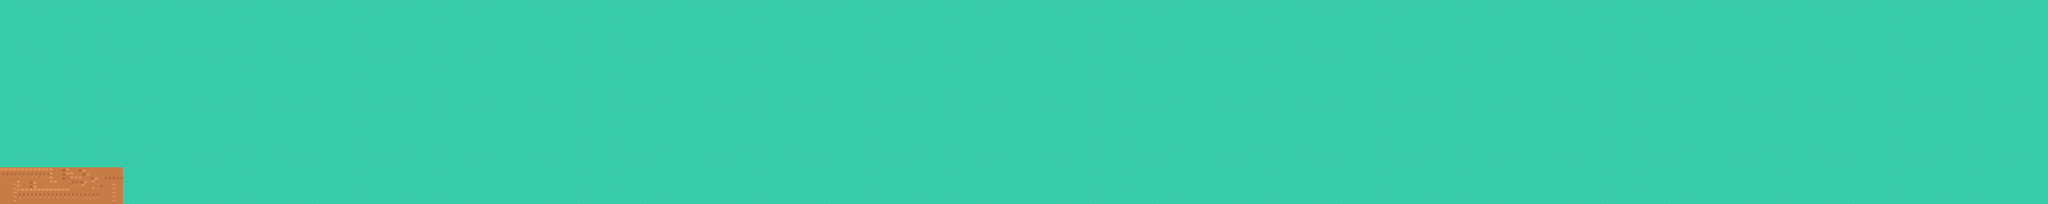

The image is a tile-based game level rendered from a .tmx file. Its description and source (layers, tilesets, objects; grid data summarised) follow:
An orthogonal 500x50 tile map with 16x16 px tiles, 1 tile layer (Tile Layer 1).

<map version="1.4" tiledversion="1.4.3" orientation="orthogonal" renderorder="right-down" width="500" height="50" tilewidth="16" tileheight="16" infinite="0" nextlayerid="2" nextobjectid="1">
 <tileset firstgid="1" name="tileset" tilewidth="16" tileheight="16" spacing="1" margin="1" tilecount="726" columns="33">
  <image source="tileset.png" width="576" height="384" />
  <tile id="396">
   <properties>
    <property name="blocked" type="int" value="0" />
   </properties>
  </tile>
  <tile id="397">
   <properties>
    <property name="blocked" type="int" value="0" />
   </properties>
  </tile>
  <tile id="398">
   <properties>
    <property name="blocked" type="int" value="0" />
   </properties>
  </tile>
  <tile id="399">
   <properties>
    <property name="blocked" type="int" value="0" />
   </properties>
  </tile>
  <tile id="400">
   <properties>
    <property name="blocked" type="int" value="0" />
   </properties>
  </tile>
  <tile id="401">
   <properties>
    <property name="blocked" type="int" value="0" />
   </properties>
  </tile>
  <tile id="402">
   <properties>
    <property name="blocked" type="int" value="0" />
   </properties>
  </tile>
  <tile id="403">
   <properties>
    <property name="blocked" type="int" value="0" />
   </properties>
  </tile>
  <tile id="404">
   <properties>
    <property name="blocked" type="int" value="0" />
   </properties>
  </tile>
  <tile id="405">
   <properties>
    <property name="blocked" type="int" value="0" />
   </properties>
  </tile>
  <tile id="406">
   <properties>
    <property name="blocked" type="int" value="0" />
   </properties>
  </tile>
  <tile id="429">
   <properties>
    <property name="blocked" type="int" value="0" />
   </properties>
  </tile>
  <tile id="430">
   <properties>
    <property name="blocked" type="int" value="0" />
   </properties>
  </tile>
  <tile id="431">
   <properties>
    <property name="blocked" type="int" value="0" />
   </properties>
  </tile>
  <tile id="432">
   <properties>
    <property name="blocked" type="int" value="0" />
   </properties>
  </tile>
  <tile id="433">
   <properties>
    <property name="blocked" type="int" value="0" />
   </properties>
  </tile>
  <tile id="434">
   <properties>
    <property name="blocked" type="int" value="0" />
   </properties>
  </tile>
  <tile id="435">
   <properties>
    <property name="blocked" type="int" value="0" />
   </properties>
  </tile>
  <tile id="436">
   <properties>
    <property name="blocked" type="int" value="0" />
   </properties>
  </tile>
  <tile id="437">
   <properties>
    <property name="blocked" type="int" value="0" />
   </properties>
  </tile>
  <tile id="438">
   <properties>
    <property name="blocked" type="int" value="0" />
   </properties>
  </tile>
  <tile id="439">
   <properties>
    <property name="blocked" type="int" value="0" />
   </properties>
  </tile>
  <tile id="462">
   <properties>
    <property name="blocked" type="int" value="0" />
   </properties>
  </tile>
  <tile id="463">
   <properties>
    <property name="blocked" type="int" value="0" />
   </properties>
  </tile>
  <tile id="464">
   <properties>
    <property name="blocked" type="int" value="0" />
   </properties>
  </tile>
  <tile id="465">
   <properties>
    <property name="blocked" type="int" value="0" />
   </properties>
  </tile>
  <tile id="466">
   <properties>
    <property name="blocked" type="int" value="0" />
   </properties>
  </tile>
  <tile id="467">
   <properties>
    <property name="blocked" type="int" value="0" />
   </properties>
  </tile>
  <tile id="468">
   <properties>
    <property name="blocked" type="int" value="0" />
   </properties>
  </tile>
  <tile id="469">
   <properties>
    <property name="blocked" type="int" value="0" />
   </properties>
  </tile>
  <tile id="470">
   <properties>
    <property name="blocked" type="int" value="0" />
   </properties>
  </tile>
  <tile id="471">
   <properties>
    <property name="blocked" type="int" value="0" />
   </properties>
  </tile>
  <tile id="472">
   <properties>
    <property name="blocked" type="int" value="0" />
   </properties>
  </tile>
  <tile id="495">
   <properties>
    <property name="blocked" type="int" value="0" />
   </properties>
  </tile>
  <tile id="496">
   <properties>
    <property name="blocked" type="int" value="0" />
   </properties>
  </tile>
  <tile id="497">
   <properties>
    <property name="blocked" type="int" value="0" />
   </properties>
  </tile>
  <tile id="498">
   <properties>
    <property name="blocked" type="int" value="0" />
   </properties>
  </tile>
  <tile id="499">
   <properties>
    <property name="blocked" type="int" value="0" />
   </properties>
  </tile>
  <tile id="500">
   <properties>
    <property name="blocked" type="int" value="0" />
   </properties>
  </tile>
  <tile id="501">
   <properties>
    <property name="blocked" type="int" value="0" />
   </properties>
  </tile>
  <tile id="502">
   <properties>
    <property name="blocked" type="int" value="0" />
   </properties>
  </tile>
  <tile id="503">
   <properties>
    <property name="blocked" type="int" value="0" />
   </properties>
  </tile>
  <tile id="504">
   <properties>
    <property name="blocked" type="int" value="0" />
   </properties>
  </tile>
  <tile id="505">
   <properties>
    <property name="blocked" type="int" value="0" />
   </properties>
  </tile>
  <tile id="528">
   <properties>
    <property name="blocked" type="int" value="0" />
   </properties>
  </tile>
  <tile id="529">
   <properties>
    <property name="blocked" type="int" value="0" />
   </properties>
  </tile>
  <tile id="530">
   <properties>
    <property name="blocked" type="int" value="0" />
   </properties>
  </tile>
  <tile id="531">
   <properties>
    <property name="blocked" type="int" value="0" />
   </properties>
  </tile>
  <tile id="532">
   <properties>
    <property name="blocked" type="int" value="0" />
   </properties>
  </tile>
  <tile id="533">
   <properties>
    <property name="blocked" type="int" value="0" />
   </properties>
  </tile>
  <tile id="534">
   <properties>
    <property name="blocked" type="int" value="0" />
   </properties>
  </tile>
  <tile id="535">
   <properties>
    <property name="blocked" type="int" value="0" />
   </properties>
  </tile>
  <tile id="536">
   <properties>
    <property name="blocked" type="int" value="0" />
   </properties>
  </tile>
  <tile id="537">
   <properties>
    <property name="blocked" type="int" value="0" />
   </properties>
  </tile>
  <tile id="538">
   <properties>
    <property name="blocked" type="int" value="0" />
   </properties>
  </tile>
  <tile id="561">
   <properties>
    <property name="blocked" type="int" value="0" />
   </properties>
  </tile>
  <tile id="562">
   <properties>
    <property name="blocked" type="int" value="0" />
   </properties>
  </tile>
  <tile id="563">
   <properties>
    <property name="blocked" type="int" value="0" />
   </properties>
  </tile>
  <tile id="564">
   <properties>
    <property name="blocked" type="int" value="0" />
   </properties>
  </tile>
  <tile id="565">
   <properties>
    <property name="blocked" type="int" value="0" />
   </properties>
  </tile>
  <tile id="566">
   <properties>
    <property name="blocked" type="int" value="0" />
   </properties>
  </tile>
  <tile id="567">
   <properties>
    <property name="blocked" type="int" value="0" />
   </properties>
  </tile>
  <tile id="568">
   <properties>
    <property name="blocked" type="int" value="0" />
   </properties>
  </tile>
  <tile id="569">
   <properties>
    <property name="blocked" type="int" value="0" />
   </properties>
  </tile>
  <tile id="570">
   <properties>
    <property name="blocked" type="int" value="0" />
   </properties>
  </tile>
  <tile id="571">
   <properties>
    <property name="blocked" type="int" value="0" />
   </properties>
  </tile>
  <tile id="594">
   <properties>
    <property name="blocked" type="int" value="0" />
   </properties>
  </tile>
  <tile id="595">
   <properties>
    <property name="blocked" type="int" value="0" />
   </properties>
  </tile>
  <tile id="596">
   <properties>
    <property name="blocked" type="int" value="0" />
   </properties>
  </tile>
  <tile id="597">
   <properties>
    <property name="blocked" type="int" value="0" />
   </properties>
  </tile>
  <tile id="598">
   <properties>
    <property name="blocked" type="int" value="0" />
   </properties>
  </tile>
  <tile id="599">
   <properties>
    <property name="blocked" type="int" value="0" />
   </properties>
  </tile>
  <tile id="600">
   <properties>
    <property name="blocked" type="int" value="0" />
   </properties>
  </tile>
  <tile id="601">
   <properties>
    <property name="blocked" type="int" value="0" />
   </properties>
  </tile>
  <tile id="602">
   <properties>
    <property name="blocked" type="int" value="0" />
   </properties>
  </tile>
  <tile id="603">
   <properties>
    <property name="blocked" type="int" value="0" />
   </properties>
  </tile>
  <tile id="604">
   <properties>
    <property name="blocked" type="int" value="0" />
   </properties>
  </tile>
  <tile id="627">
   <properties>
    <property name="blocked" type="int" value="0" />
   </properties>
  </tile>
  <tile id="628">
   <properties>
    <property name="blocked" type="int" value="0" />
   </properties>
  </tile>
  <tile id="629">
   <properties>
    <property name="blocked" type="int" value="0" />
   </properties>
  </tile>
  <tile id="630">
   <properties>
    <property name="blocked" type="int" value="0" />
   </properties>
  </tile>
  <tile id="631">
   <properties>
    <property name="blocked" type="int" value="0" />
   </properties>
  </tile>
  <tile id="632">
   <properties>
    <property name="blocked" type="int" value="0" />
   </properties>
  </tile>
  <tile id="633">
   <properties>
    <property name="blocked" type="int" value="0" />
   </properties>
  </tile>
  <tile id="634">
   <properties>
    <property name="blocked" type="int" value="0" />
   </properties>
  </tile>
  <tile id="635">
   <properties>
    <property name="blocked" type="int" value="0" />
   </properties>
  </tile>
  <tile id="636">
   <properties>
    <property name="blocked" type="int" value="0" />
   </properties>
  </tile>
  <tile id="637">
   <properties>
    <property name="blocked" type="int" value="0" />
   </properties>
  </tile>
  <tile id="660">
   <properties>
    <property name="blocked" type="int" value="0" />
   </properties>
  </tile>
  <tile id="661">
   <properties>
    <property name="blocked" type="int" value="0" />
   </properties>
  </tile>
  <tile id="662">
   <properties>
    <property name="blocked" type="int" value="0" />
   </properties>
  </tile>
  <tile id="663">
   <properties>
    <property name="blocked" type="int" value="0" />
   </properties>
  </tile>
  <tile id="664">
   <properties>
    <property name="blocked" type="int" value="0" />
   </properties>
  </tile>
  <tile id="665">
   <properties>
    <property name="blocked" type="int" value="0" />
   </properties>
  </tile>
  <tile id="666">
   <properties>
    <property name="blocked" type="int" value="0" />
   </properties>
  </tile>
  <tile id="667">
   <properties>
    <property name="blocked" type="int" value="0" />
   </properties>
  </tile>
  <tile id="668">
   <properties>
    <property name="blocked" type="int" value="0" />
   </properties>
  </tile>
  <tile id="669">
   <properties>
    <property name="blocked" type="int" value="0" />
   </properties>
  </tile>
  <tile id="670">
   <properties>
    <property name="blocked" type="int" value="0" />
   </properties>
  </tile>
 </tileset>
 <layer id="1" name="Tile Layer 1" width="500" height="50">
  <data>[25000 cells, 25000 non-empty, 25 distinct tile ids]</data>
 </layer>
</map>
